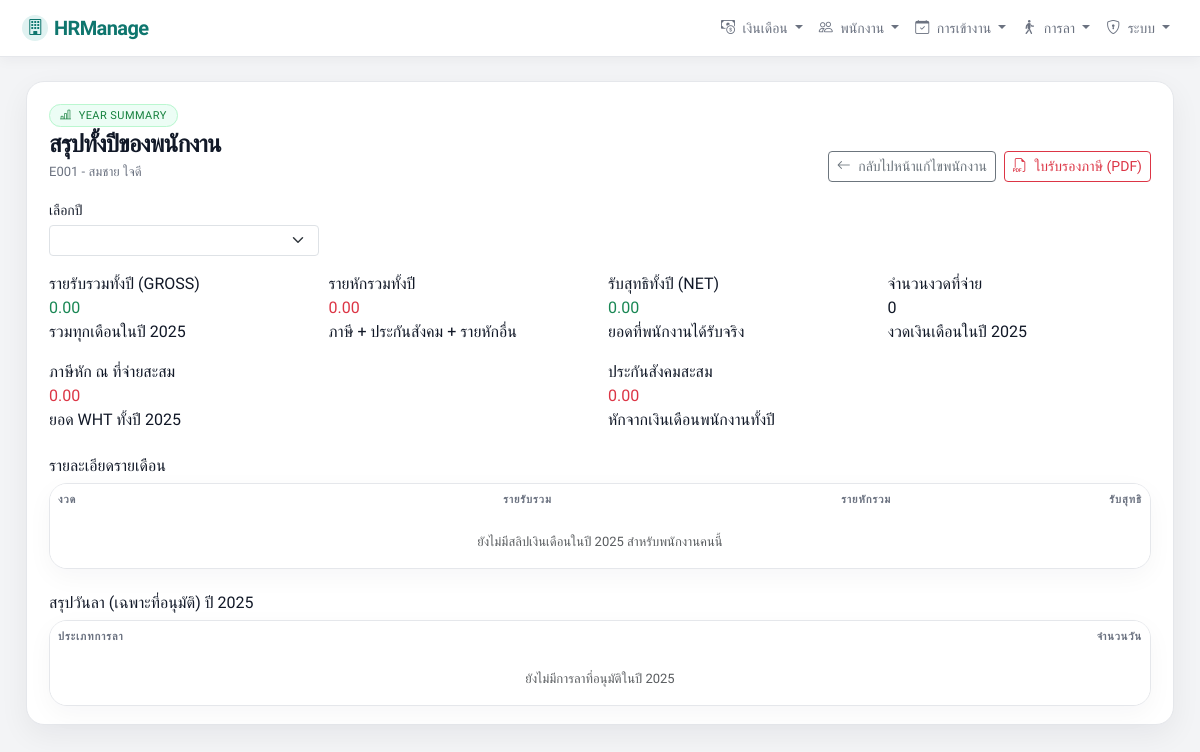
Page /hr/attendance/employee-year/ (signed in) on the committed database.
### app_hr/models.py (models this page shows, shortened)
class Employee(models.Model):
    STATUS_CHOICES = (
        ('active', 'ทำงานอยู่'),
        ('inactive', 'ออกแล้ว'),
    )
    user = models.OneToOneField(
        User,
        on_delete=models.SET_NULL,
        null=True,
        blank=True,
        related_name='employee_profile',
        verbose_name="เชื่อมกับ User (สำหรับให้ล็อกอินดูสลิป)"
    )
    address = models.TextField(
        blank=True,
        null=True,
        verbose_name="ที่อยู่ติดต่อ"
    )
    phone_number = models.CharField(
        max_length=20,
        blank=True,
        null=True,
        verbose_name="เบอร์โทรศัพท์"
    )
    code = models.CharField(max_length=50, unique=True, verbose_name="รหัสพนักงาน")
    first_name = models.CharField(max_length=100, verbose_name="ชื่อ")
    last_name = models.CharField(max_length=100, verbose_name="นามสกุล")
    position = models.CharField(max_length=100, blank=True, null=True, verbose_name="ตำแหน่ง")
    department = models.CharField(max_length=100, blank=True, null=True, verbose_name="แผนก")
    hire_date = models.DateField(blank=True, null=True, verbose_name="วันที่เริ่มงาน")
    status = models.CharField(max_length=20, choices=STATUS_CHOICES, default='active')
    base_salary = models.DecimalField(
        max_digits=10,
        decimal_places=2,
        default=0,
        verbose_name="ฐานเงินเดือน / เดือน"
    )
    bank_name = models.CharField(max_length=100, blank=True, null=True, verbose_name="ธนาคาร")
    bank_account_no = models.CharField(max_length=50, blank=True, null=True, verbose_name="เลขบัญชี")
    citizen_id = models.CharField(max_length=20, blank=True, null=True, verbose_name="เลขบัตรประชาชน")

### app_hr/views.py (the view)
# urls.py: path('attendance/employee-year/', views.attendance_employee_year_view, name='attendance_employee_year'),
@hr_required
def attendance_employee_year_view(request):
    employees = Employee.objects.order_by('code')
    if not employees.exists():
        messages.warning(request, "ยังไม่มีข้อมูลพนักงานในระบบ")
        return render(request, "app_hr/attendance_employee_year.html", {
            "employees": [],
        })
    today = timezone.localdate()
    try:
        year = int(request.GET.get("year", today.year))
    except ValueError:
        year = today.year
    emp_code = request.GET.get("emp")
    if emp_code:
        employee = get_object_or_404(Employee, code=emp_code)
    else:
        employee = employees.first()
    qs = AttendanceRecord.objects.filter(
        employee=employee,
        work_date__year=year,
    ).order_by('work_date')
    months_data = []
    month_status_map = {
        m: {
            "present": 0,
            "late": 0,
            "absent": 0,
            "leave": 0,
            "holiday": 0,
        }
        for m in range(1, 13)
    }
    for rec in qs:
        m = rec.work_date.month
        if rec.status in month_status_map[m]:
            month_status_map[m][rec.status] += 1
    for m in range(1, 13):
        data = month_status_map[m]
        total = (
            data["present"]
            + data["late"]
            + data["absent"]
            + data["leave"]
            + data["holiday"]
        )
        months_data.append({
            "month": m,
            "present": data["present"],
            "late": data["late"],
            "absent": data["absent"],
            "leave": data["leave"],
            "holiday": data["holiday"],
            "total": total,
        })
    total_present = sum(d["present"] for d in months_data)
    total_late = sum(d["late"] for d in months_data)
    total_absent = sum(d["absent"] for d in months_data)
    total_leave = sum(d["leave"] for d in months_data)
    total_holiday = sum(d["holiday"] for d in months_data)
    total_days = sum(d["total"] for d in months_data)
    context = {
        "employees": employees,
        "employee": employee,
        "year": year,
        "years": [today.year - 1, today.year, today.year + 1],
        "months_data": months_data,
        "total_present": total_present,
        "total_late": total_late,
        "total_absent": total_absent,
        "total_leave": total_leave,
        "total_holiday": total_holiday,
        "total_days": total_days,
    }
    return render(request, "app_hr/attendance_employee_year.html", context)

### app_hr/views.py (called while the page is built)
def hr_required(view_func):
    decorated_view_func = login_required(
        user_passes_test(
            lambda u: u.is_staff or u.is_superuser,
        )(view_func)
    )
    return decorated_view_func

### app_hr/templates/app_hr/attendance_employee_year.html (shortened to what this page needs)
{% extends "app_hr/hr_base.html" %}
{% load humanize %}
{% block content %}
<div class="card-soft mb-3">
  <div class="card-soft-inner">
    <div class="d-flex flex-column flex-md-row justify-content-between gap-3 mb-3">
      <div>
        <span class="badge-pill pill-success mb-1">
          <i class="bi bi-bar-chart-line me-1"></i> Year Summary
        </span>
        <div class="page-title mb-0">
          สรุปทั้งปีของพนักงาน
        </div>
        <div class="page-subtitle">
          {{ employee.code }} - {{ employee.first_name }} {{ employee.last_name }}
        </div>
      </div>
      <div class="d-flex flex-row gap-2 align-items-end">
        <a href="{% url 'app_hr:employee_edit' employee.pk %}" class="btn btn-outline-secondary btn-sm">
          <i class="bi bi-arrow-left me-1"></i> กลับไปหน้าแก้ไขพนักงาน
        </a>
        <a href="{% url 'app_hr:employee_year_tax_pdf' employee.pk %}?year={{ year }}"
           class="btn btn-outline-danger btn-sm">
          <i class="bi bi-filetype-pdf me-1"></i> ใบรับรองภาษี (PDF)
        </a>
      </div>
    </div>
    <form method="get" class="row g-2 mb-3">
      <div class="col-md-3">
        <label class="form-label small mb-1">เลือกปี</label>
        <select name="year" class="form-select form-select-sm" onchange="this.form.submit()">
        </select>
      </div>
    </form>
    <div class="row g-3 mb-3">
      <div class="col-6 col-md-3">
        <div class="metric-card">
          <div class="metric-label">รายรับรวมทั้งปี (GROSS)</div>
          <div class="metric-value text-success">
            {{ total_gross|default:0|floatformat:2|intcomma }}
          </div>
          <div class="metric-sub">รวมทุกเดือนในปี {{ year }}</div>
        </div>
      </div>
      <div class="col-6 col-md-3">
        <div class="metric-card">
          <div class="metric-label">รายหักรวมทั้งปี</div>
          <div class="metric-value text-danger">
            {{ total_deduct|default:0|floatformat:2|intcomma }}
          </div>
          <div class="metric-sub">ภาษี + ประกันสังคม + รายหักอื่น</div>
        </div>
      </div>
      <div class="col-6 col-md-3">
        <div class="metric-card">
          <div class="metric-label">รับสุทธิทั้งปี (NET)</div>
          <div class="metric-value text-success">
            {{ total_net|default:0|floatformat:2|intcomma }}
          </div>
          <div class="metric-sub">ยอดที่พนักงานได้รับจริง</div>
        </div>
      </div>
      <div class="col-6 col-md-3">
        <div class="metric-card">
          <div class="metric-label">จำนวนงวดที่จ่าย</div>
          <div class="metric-value">
            {{ payslips|length|default:0|intcomma }}
          </div>
          <div class="metric-sub">งวดเงินเดือนในปี {{ year }}</div>
        </div>
      </div>
    </div>
    <div class="row g-3 mb-4">
      <div class="col-12 col-md-6">
        <div class="metric-card">
          <div class="metric-label">ภาษีหัก ณ ที่จ่ายสะสม</div>
          <div class="metric-value text-danger">
            {{ wht_total|default:0|floatformat:2|intcomma }}
          </div>
          <div class="metric-sub">ยอด WHT ทั้งปี {{ year }}</div>
        </div>
      </div>
      <div class="col-12 col-md-6">
        <div class="metric-card">
          <div class="metric-label">ประกันสังคมสะสม</div>
          <div class="metric-value text-danger">
            {{ ssf_total|default:0|floatformat:2|intcomma }}
          </div>
          <div class="metric-sub">หักจากเงินเดือนพนักงานทั้งปี</div>
        </div>
      </div>
    </div>
    <h6 class="mb-2">รายละเอียดรายเดือน</h6>
    <div class="table-shell mb-4">
      <div class="table-responsive">
        <table class="table table-borderless mb-0 align-middle">
          <thead>
            <tr>
              <th>งวด</th>
              <th class="text-end">รายรับรวม</th>
              <th class="text-end">รายหักรวม</th>
              <th class="text-end">รับสุทธิ</th>
            </tr>
          </thead>
          <tbody>
            {% for p in payslips %}
              <tr>
                <td>{{ p.period.month }}/{{ p.period.year }}</td>
                <td class="text-end text-success">
                  {{ p.gross_income|default:0|floatformat:2|intcomma }}
                </td>
                <td class="text-end text-danger">
                  {{ p.total_deduction|default:0|floatformat:2|intcomma }}
                </td>
                <td class="text-end text-success">
                  {{ p.net_income|default:0|floatformat:2|intcomma }}
                </td>
              </tr>
            {% empty %}
              <tr>
                <td colspan="4" class="text-center text-muted py-3">
                  ยังไม่มีสลิปเงินเดือนในปี {{ year }} สำหรับพนักงานคนนี้
                </td>
              </tr>
            {% endfor %}
          </tbody>
        </table>
      </div>
    </div>
    <h6 class="mb-2">สรุปวันลา (เฉพาะที่อนุมัติ) ปี {{ year }}</h6>
    <div class="table-shell">
      <div class="table-responsive">
        <table class="table table-borderless mb-0 align-middle">
          <thead>
            <tr>
              <th>ประเภทการลา</th>
              <th class="text-end">จำนวนวัน</th>
            </tr>
          </thead>
          <tbody>
            {% for row in leave_summary %}
              <tr>
                <td>{{ row.leave_type__name }}</td>
                <td class="text-end">
                  {{ row.total_days|default:0|floatformat:2 }}
                </td>
              </tr>
            {% empty %}
              <tr>
                <td colspan="2" class="text-center text-muted py-3">
                  ยังไม่มีการลาที่อนุมัติในปี {{ year }}
                </td>
              </tr>
            {% endfor %}
          </tbody>
        </table>
      </div>
    </div>
  </div>
</div>
{% endblock %}

### app_hr/templates/app_hr/hr_base.html (style rules this page uses)
:root { --brand: #0f766e; --brand-soft: #e0f2f1; --bg: #f3f4f6; --card: #ffffff; --border-soft: #e5e7eb; --text-main: #111827; --text-muted: #6b7280; }
* { box-sizing: border-box; }
body { min-height: 100vh; margin: 0; background: var(--bg); color: var(--text-main); font-family: "Prompt", system-ui, -apple-system, BlinkMacSystemFont, "Segoe UI", sans-serif; }
.card-soft { background: var(--card); border-radius: 18px; border: 1px solid var(--border-soft); box-shadow: 0 10px 30px rgba(15, 23, 42, 0.06); }
.card-soft-inner { padding: 18px 18px 16px; }
@media (min-width: 768px) { .card-soft-inner { padding: 20px 22px 18px; } }
.badge-pill { border-radius: 999px; padding: 4px 10px; font-size: 11px; letter-spacing: 0.04em; text-transform: uppercase; }
.pill-success { background: #ecfdf5; color: #15803d; border: 1px solid #bbf7d0; }
.page-title { font-weight: 700; letter-spacing: -0.03em; font-size: clamp(18px, 2.4vw, 24px); margin-bottom: 4px; color: var(--text-main); }
.page-subtitle { color: var(--text-muted); font-size: 13px; }
.table-shell { border-radius: 18px; border: 1px solid var(--border-soft); background: #ffffff; overflow: hidden; box-shadow: 0 8px 26px rgba(15, 23, 42, 0.04); }
.table thead { background: #f9fafb; }
.table thead th { border-bottom-color: var(--border-soft) !important; font-size: 11px; text-transform: uppercase; letter-spacing: 0.08em; color: var(--text-muted); white-space: nowrap; }
.table tbody td { border-color: #f3f4f6; font-size: 13px; color: var(--text-main); vertical-align: middle; }

### rows in the picture
Employee: code "E001", first_name "สมชาย", last_name "ใจดี"

### other values in the picture
{{ total_gross|default:0|floatformat:2|intcomma }} "0.00"
{{ year }} "2025"
{{ total_deduct|default:0|floatformat:2|intcomma }} "0.00"
{{ total_net|default:0|floatformat:2|intcomma }} "0.00"
{{ payslips|length|default:0|intcomma }} "0"
{{ wht_total|default:0|floatformat:2|intcomma }} "0.00"
{{ ssf_total|default:0|floatformat:2|intcomma }} "0.00"
